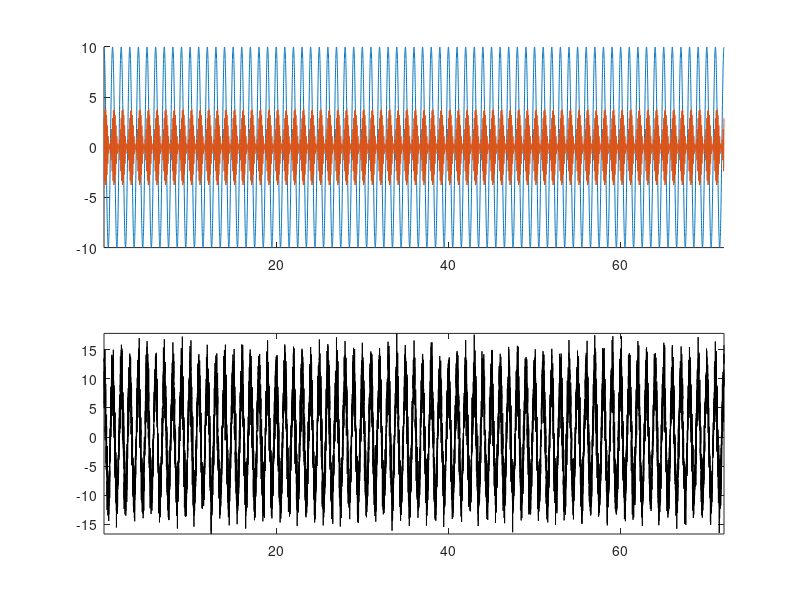

Recreate this plot in MATLAB. (Note: this script raises an error after producing the figure.)
addpath(genpath('../ssp_decomp'))
addpath(genpath('../spectralanalysis'))
addpath(genpath('../ssp_pac'))

%% Generate 1 slow oscillation, 1 modulated fast during Nwind windows of length N.
Fs=250; % Hz
N=3*Fs; % Window length
Nwind=24;    % Window Number
tt= (1:Nwind*N);

StaPointId = ((1:Nwind)-1)*N +1;
EndPointId = StaPointId+N-1;

f_so = 1;  w_so = f_so *2*pi /Fs; 
f_al = 10; w_al = f_al *2*pi /Fs;
Phi_so  = w_so*tt;


lambda=0.05* 1/Nwind;
t_0= (Nwind/2)*N;


Phi_mod = pi/3;

x_so = 10 * cos(Phi_so);
x_al = 2 * cos(w_al*tt) .* (1 + 0.9 * cos(-Phi_mod+Phi_so) );

sigma_noise= 2;
y_t = x_so +  x_al + normrnd(0,sigma_noise,[1,Nwind*N]);
y_t=y_t';

figure
subplot(2,1,1); hold on
plot(tt/Fs, x_so)
plot(tt/Fs, x_al)
axis tight

subplot(2,1,2)
plot(tt/Fs, y_t,'k')
axis tight

%% Initialize and fit oscillator model
convergenceTolerance=eps;
em_its=100;
doPlot=0;
namecur='test_fit';

init_params=struct();
init_params.f_init     =  [2, 6];
init_params.a_init     =  [0.98, 0.98];
init_params.sigma2_init=  [1,1];
init_params.R          =  1;
init_params.NNharm     =  [1, 1];

modelOsc=ssp_decomp(y_t,Fs,StaPointId,EndPointId,em_its,convergenceTolerance, init_params,namecur,doPlot);

%% Plot a summary of the decomposition
crange = [-20 20];
plot_summary(modelOsc, crange)


%% Use a linear regression and a second state space to estimate and time constrain Phase Amplitude Coupling
Kappa_tot = [10,10]; slowID = 1; fastID = 2;
[processed_ssp_pac,regressed_pac,~, X_t_tot] = ssp_pac_main(modelOsc,slowID,fastID,Kappa_tot);

%% Plots a summary of the pac decomposition
% Non filtered
figure
plot_pac(processed_ssp_pac,0)

% Filtered
figure
plot_pac(processed_ssp_pac,1)























%% Plot 1 Window of interest
WOI = 1;
Fs = modelOsc.Fs;
ta_woi = modelOsc.startPointId(WOI):modelOsc.endPointId(WOI);
yt_woi = y_t(ta_woi);

length_wind = size(X_t_tot,2)-1;
number_wind = size(X_t_tot,3);
kappa_1 =   size(X_t_tot,4);
kappa_tot = size(regressed_pac,2);
kappa_2 = kappa_tot/(kappa_1); 

x_slow = reshape(X_t_tot(2*slowID-1,2:end,WOI,:),length_wind,kappa_1);
x_fast = reshape(X_t_tot(2*fastID-1,2:end,WOI,:),length_wind,kappa_1);

phase_slow = atan2(X_t_tot(2*slowID,2:end,WOI,:), X_t_tot(2*slowID-1,2:end,WOI,:));
phase_slow = reshape(phase_slow,length_wind,kappa_1);

ampli_fast = sqrt(X_t_tot(2*fastID,2:end,WOI,:).^2 +  X_t_tot(2*fastID-1,2:end,WOI,:).^2);
ampli_fast = reshape(ampli_fast,length_wind,kappa_1);

regressed_pac_woi = reshape(regressed_pac(:,:,WOI),3,kappa_tot);

M_t = @(Phi) [ones(length(Phi),1) cos(Phi), sin(Phi)];

regressed_amp = zeros(length_wind,kappa_tot);

for kk1 = 1:kappa_1
    Xreg_t = M_t (phase_slow(:,kk1));
    
    regressed_pac_woi_kk2 = regressed_pac_woi(:,(kk1-1)*kappa_2+1:(kk1)*kappa_2);

    regressed_amp_kk2 = Xreg_t*regressed_pac_woi_kk2;
    regressed_amp(:,(kk1-1)*kappa_2+1:(kk1)*kappa_2) = regressed_amp_kk2;

end

MIS = @(X) [mean(X,2),min(X,[],2),max(X,[],2)];

[x_slow_mean, x_slow_inf, x_slow_sup] = get_mis(MIS(x_slow));
[x_fast_mean, x_fast_inf, x_fast_sup] = get_mis(MIS(x_fast));
[ampli_fast_mean, ampli_fast_inf, ampli_fast_sup] = get_mis(MIS(ampli_fast));
[regressed_amp_mean, regressed_amp_inf, regressed_amp_sup] = get_mis(MIS(regressed_amp));
[~,phase_slow_sup,phase_slow_inf] = get_phase_msi(phase_slow');

figure;
subplot(3,2,1); hold on
plot(ta_woi/Fs,yt_woi, 'k'); box on
axis tight
ylim0=ylim;
title('Signal')
ylabel('[a.u]')

subplot(3,2,2); hold on
ciplot(regressed_amp_inf,regressed_amp_sup,ta_woi/Fs,[0.5 0.5 0.5],1)
plot(ta_woi/Fs,regressed_amp_mean, 'g'); box on
ylim([0 ylim0(2)/2])
title('Regressed Amplitude')
ylabel('[a.u]')

subplot(3,2,3); hold on
ciplot(x_slow_inf,x_slow_sup,ta_woi/Fs,[0.5 0.5 0.5],1)
plot(ta_woi/Fs,x_slow_mean, 'b'); box on
ylim(ylim0)
title('Slow Oscillation')
ylabel('[a.u]')

subplot(3,2,4); hold on
ciplot(x_fast_inf,x_fast_sup,ta_woi/Fs,[0.5 0.5 0.5],1)
plot(ta_woi/Fs,x_fast_mean, 'r'); box on
ylim(ylim0)
title('Fast Oscillation')
ylabel('[a.u]')

subplot(3,2,5); hold on
plot_ci_phase_hs(phase_slow_sup, phase_slow_inf, ta_woi/Fs,[0.5 0.5 0.5])
scatter(ta_woi/Fs,phase_slow(:,1),10, 'b','filled'); box on
ylim([-pi pi])
title('Slow Phase')
xlabel('[sec]')
ylabel('[rad]')

subplot(3,2,6); hold on
ciplot(ampli_fast_inf,ampli_fast_sup,ta_woi/Fs,[0.5 0.5 0.5],1)
plot(ta_woi/Fs,ampli_fast_mean, 'r'); box on
ylim([0 ylim0(2)/2])
title('Fast Amplitude')
xlabel('[sec]')
ylabel('[a.u]')



